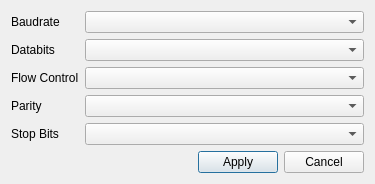
<?xml version="1.0" encoding="UTF-8"?>
<ui version="4.0">
 <class>SerialSettingsWindow</class>
 <widget class="QDialog" name="SerialSettingsWindow">
  <property name="windowModality">
   <enum>Qt::NonModal</enum>
  </property>
  <property name="geometry">
   <rect>
    <x>0</x>
    <y>0</y>
    <width>375</width>
    <height>182</height>
   </rect>
  </property>
  <property name="sizePolicy">
   <sizepolicy hsizetype="Preferred" vsizetype="Preferred">
    <horstretch>0</horstretch>
    <verstretch>0</verstretch>
   </sizepolicy>
  </property>
  <property name="windowTitle">
   <string>Serial Settings</string>
  </property>
  <property name="modal">
   <bool>true</bool>
  </property>
  <layout class="QVBoxLayout" name="verticalLayout">
   <item>
    <layout class="QFormLayout" name="serialSettingsForm">
     <item row="0" column="0">
      <widget class="QLabel" name="baudrateLabel">
       <property name="text">
        <string>Baudrate</string>
       </property>
      </widget>
     </item>
     <item row="0" column="1">
      <widget class="QComboBox" name="baudrateCbox"/>
     </item>
     <item row="1" column="0">
      <widget class="QLabel" name="databitsLabel">
       <property name="text">
        <string>Databits</string>
       </property>
      </widget>
     </item>
     <item row="2" column="0">
      <widget class="QLabel" name="flowctrlLabel">
       <property name="text">
        <string>Flow Control</string>
       </property>
      </widget>
     </item>
     <item row="3" column="0">
      <widget class="QLabel" name="parityLabel">
       <property name="text">
        <string>Parity</string>
       </property>
      </widget>
     </item>
     <item row="4" column="0">
      <widget class="QLabel" name="stopbitsLabel">
       <property name="text">
        <string>Stop Bits</string>
       </property>
      </widget>
     </item>
     <item row="1" column="1">
      <widget class="QComboBox" name="databitsCbox"/>
     </item>
     <item row="2" column="1">
      <widget class="QComboBox" name="flowctrlCbox"/>
     </item>
     <item row="3" column="1">
      <widget class="QComboBox" name="parityCbox"/>
     </item>
     <item row="4" column="1">
      <widget class="QComboBox" name="stopbitsCbox"/>
     </item>
    </layout>
   </item>
   <item>
    <layout class="QHBoxLayout" name="serialSettingsButtonLayout">
     <item>
      <spacer name="horizontalSpacer">
       <property name="orientation">
        <enum>Qt::Horizontal</enum>
       </property>
       <property name="sizeHint" stdset="0">
        <size>
         <width>40</width>
         <height>20</height>
        </size>
       </property>
      </spacer>
     </item>
     <item>
      <widget class="QPushButton" name="applyBtn">
       <property name="text">
        <string>Apply</string>
       </property>
      </widget>
     </item>
     <item>
      <widget class="QPushButton" name="cancelBtn">
       <property name="text">
        <string>Cancel</string>
       </property>
      </widget>
     </item>
    </layout>
   </item>
   <item>
    <spacer name="verticalSpacer_2">
     <property name="orientation">
      <enum>Qt::Vertical</enum>
     </property>
     <property name="sizeHint" stdset="0">
      <size>
       <width>20</width>
       <height>40</height>
      </size>
     </property>
    </spacer>
   </item>
  </layout>
 </widget>
 <resources/>
 <connections/>
</ui>
